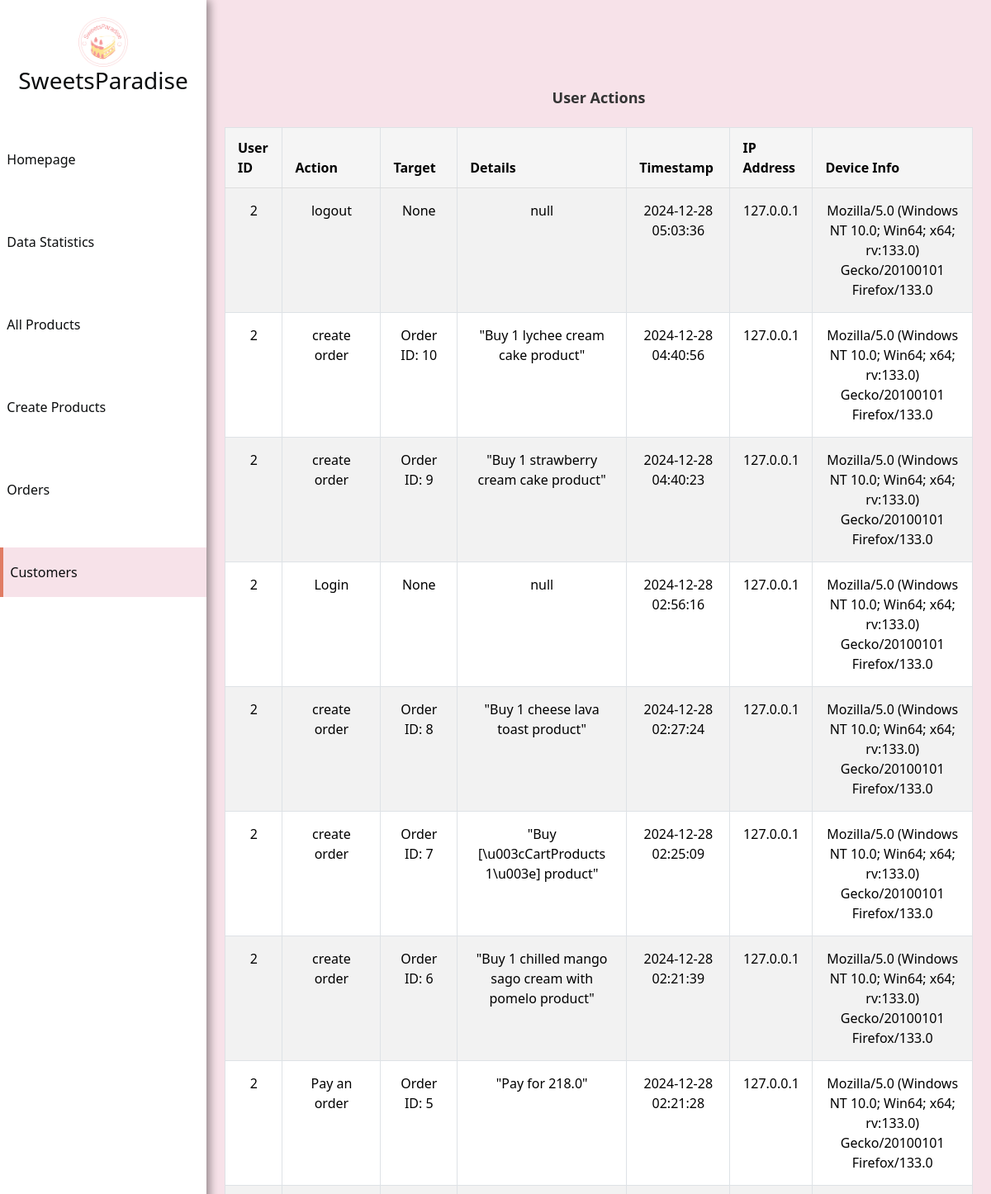
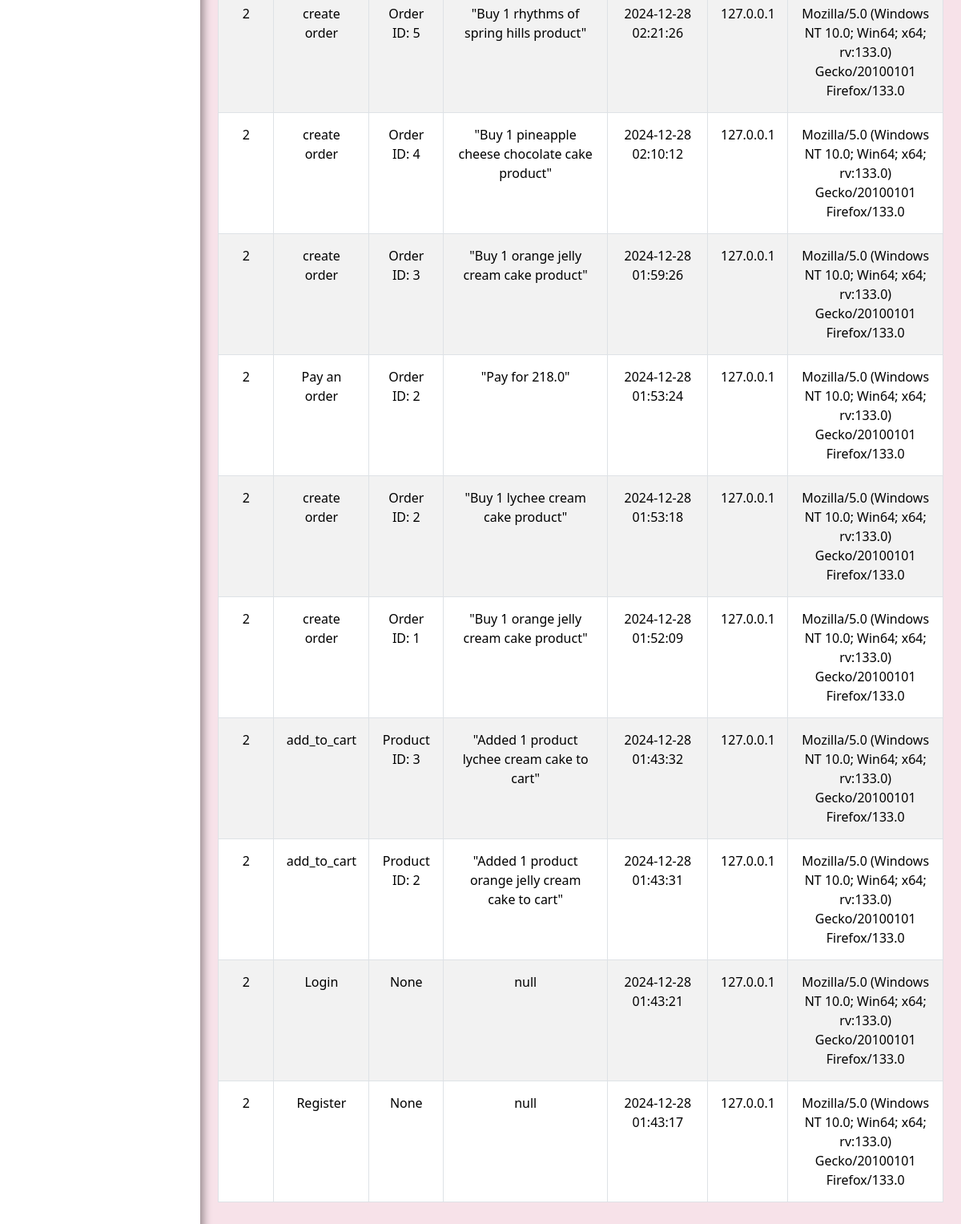
Screenshot of /admin/customers/2 (signed in) with the database file from the repository (2 pictures, top to bottom).
### app/models.py (models this page shows, shortened)
class UserAction(db.Model):
    id = db.Column(db.Integer, primary_key=True)
    user_id = db.Column(db.Integer, db.ForeignKey('user.id'), nullable=False)  # 外键，关联到用户表
    action = db.Column(db.String(100), nullable=False)  # 操作类型
    target = db.Column(db.Integer, nullable=True)  # 操作目标ID（例如产品ID）
    details = db.Column(db.JSON, nullable=True)  # 存储操作的详细信息
    timestamp = db.Column(db.DateTime, default=datetime.utcnow)  # 操作时间
    ip_address = db.Column(db.String(50), nullable=True)  # 用户IP地址
    device_info = db.Column(db.String(255), nullable=True)  # 设备信息（例如浏览器、操作系统等）

### app/views.py (the view)
@app.route('/admin/customers/<int:user_id>', methods=['GET', 'POST'])
@login_required
@admin_required
def user_action(user_id):
    action = UserAction.query.filter_by(user_id=user_id).order_by(UserAction.timestamp.desc()).all()
    return render_template('user_action.html', action=action)

### app/__init__.py (called while the page is built)
@login_manager.user_loader
def load_user(user_id):
    return User.query.get(int(user_id))

### app/views.py (called while the page is built)
def admin_required(f):
    @wraps(f)
    def decorated_function(*args, **kwargs):
        if not current_user.is_admin:
            flash('You do not have permission to view this page.', 'danger')  # 提示信息
            return redirect(url_for('home'))  # 跳转到首页或其他页面
        return f(*args, **kwargs)  # 如果是管理员，则继续执行视图函数
    return decorated_function

### app/templates/user_action.html (shortened to what this page needs)
<!DOCTYPE html>
<html lang="en">
<head>
    <link rel="stylesheet" href="{{ url_for('static', filename='lib/bootstrap-5.3.2-dist/css/bootstrap.css') }}">
    <link rel="stylesheet" href="{{ url_for('static', filename='css/main.css') }}">
</head>
<body id="admin">
<nav id="sidebar">
    <div class="sidebar-header">
        <img src="{{ url_for('static', filename='img/logo.png') }}" alt="Logo_todolist" class="d-inline-block, align-text-top">
        <h3>SweetsParadise</h3>
    </div>
    <ul class="list-unstyled components">
        <li class="big_nav">
            <a href="{{url_for('index')}}" class="nav-link">
                &nbsp;&nbsp;Homepage
            </a>
        </li>
        <li class="big_nav">
            <a href="{{url_for('product_sales_data')}}" class="nav-link">
                &nbsp;&nbsp;Data Statistics
            </a>
        </li>
        <li class="big_nav">
            <a href="{{url_for('edit_product')}}" class="nav-link">
                &nbsp;&nbsp;All Products
            </a>
        </li>
        <li class="big_nav">
            <a href="{{url_for('create')}}" class="nav-link">
                &nbsp;&nbsp;Create Products
            </a>
        </li>
        <li class="big_nav">
            <a href="{{url_for('order_admin', category='ALL')}}" class="nav-link">
                &nbsp;&nbsp;Orders
            </a>
        </li>
        <li class="big_nav active">
            <a href="{{url_for('customers')}}" class="nav-link">
                &nbsp;&nbsp;Customers
            </a>
        </li>
    </ul>
</nav>
<main id="content">
    <div class="container my-5">
    <h2 class="text-center mb-4">User Actions</h2>
    <table class="table table-striped table-bordered table-hover">
        <thead class="thead-dark">
            <tr>
                <th>User ID</th>
                <th>Action</th>
                <th>Target</th>
                <th>Details</th>
                <th>Timestamp</th>
                <th>IP Address</th>
                <th>Device Info</th>
            </tr>
        </thead>
        <tbody>
            {% for action in action %}
                <tr>
                    <td>{{ action.user_id }}</td>
                    <td>{{ action.action }}</td>
                    <td>{{ action.target }}</td>
                    <td>{{ action.details | tojson }}</td>
                    <td>{{ action.timestamp.strftime('%Y-%m-%d %H:%M:%S') }}</td>
                    <td>{{ action.ip_address }}</td>
                    <td>{{ action.device_info }}</td>
                </tr>
            {% endfor %}
        </tbody>
    </table>
</div>
</main>
</body>
</html>

### app/static/css/main.css (style rules this page uses)
body { padding-top: 110px; }
a { text-decoration: none; color: inherit; display: block; }
#cart .table th, .table td { padding: 15px; text-align: center; }
h2 { margin-top: 20px; font-size: 18px; color: #333; font-weight: bolder; text-align: center; }
#order_page th, td { padding: 12px 15px; text-align: left; border-bottom: 1px solid #ddd; }
#admin { padding-top: 0; }
#sidebar { display: flex; flex-direction: column; justify-content: space-between; width: 250px; height: 100vh; position: fixed; top: 0; left: 0; z-index: 1030; transition: transform 0.3s ease; background-color: white; overflow-y: auto; }
ul.components { padding: 20px; flex-grow: 1; }
#sidebar { box-shadow: 4px 0 10px rgba(0, 0, 0, 0.4); }
#sidebar .sidebar-header { padding: 20px; color: rgba(6, 8, 9, 0.98); text-align: center; }
#sidebar .sidebar-header img { width: 60px; }
#sidebar ul.components { padding: 0; background-color: white; }
.big_nav { padding: 20px 0; text-align: center; }
#sidebar ul li a { color: rgba(6, 8, 9, 0.98); text-decoration: none; display: flex; height: 40px; align-items: center; justify-content: left; padding: 30px 0; }
#sidebar ul li a:hover, #sidebar ul li.active a { color: rgba(6, 8, 9, 0.98); background: rgba(217, 124, 155, 0.22); border-left: 4px solid #e07c64; }
#content { margin-left: 250px; transition: filter 0.3s ease; height: 100vh; }
@media (min-width: 900px) { #sidebar { transform: translateX(0); } }
@media (min-width: 900px) { #content { margin-left: 250px; } }
#content { background-color: rgba(217, 124, 155, 0.22); padding: 60px 10px 10px; overflow: auto; }
#content table { width: 100%; border-collapse: collapse; margin-top: 10px; }
#content th, td { padding: 12px 15px; text-align: left; border-bottom: 1px solid #ddd; }
#content th { background-color: #f5f5f5; }

### rows the page displays
UserAction: user_id "2", action "logout", target "None", details|tojson "null", timestamp "2024-12-28 05:03:36", ip_address "127.0.0.1", device_info "Mozilla/5.0 (Windows NT 10.0; Win64; x64; rv:133.0) Gecko/20100101 Firefox/133.0"
UserAction: user_id "2", action "create order", target "Order ID: 10", details|tojson "\"Buy 1 lychee cream cake product\"", timestamp "2024-12-28 04:40:56", ip_address "127.0.0.1", device_info "Mozilla/5.0 (Windows NT 10.0; Win64; x64; rv:133.0) Gecko/20100101 Firefox/133.0"
UserAction: user_id "2", action "create order", target "Order ID: 9", details|tojson "\"Buy 1 strawberry cream cake product\"", timestamp "2024-12-28 04:40:23", ip_address "127.0.0.1", device_info "Mozilla/5.0 (Windows NT 10.0; Win64; x64; rv:133.0) Gecko/20100101 Firefox/133.0"
UserAction: user_id "2", action "Login", target "None", details|tojson "null", timestamp "2024-12-28 02:56:16", ip_address "127.0.0.1", device_info "Mozilla/5.0 (Windows NT 10.0; Win64; x64; rv:133.0) Gecko/20100101 Firefox/133.0"
UserAction: user_id "2", action "create order", target "Order ID: 8", details|tojson "\"Buy 1 cheese lava toast product\"", timestamp "2024-12-28 02:27:24", ip_address "127.0.0.1", device_info "Mozilla/5.0 (Windows NT 10.0; Win64; x64; rv:133.0) Gecko/20100101 Firefox/133.0"
UserAction: user_id "2", action "create order", target "Order ID: 7", details|tojson "\"Buy [\\u003cCartProducts 1\\u003e] product\"", timestamp "2024-12-28 02:25:09", ip_address "127.0.0.1", device_info "Mozilla/5.0 (Windows NT 10.0; Win64; x64; rv:133.0) Gecko/20100101 Firefox/133.0"
UserAction: user_id "2", action "create order", target "Order ID: 6", details|tojson "\"Buy 1 chilled mango sago cream with pomelo product\"", timestamp "2024-12-28 02:21:39", ip_address "127.0.0.1", device_info "Mozilla/5.0 (Windows NT 10.0; Win64; x64; rv:133.0) Gecko/20100101 Firefox/133.0"
UserAction: user_id "2", action "Pay an order", target "Order ID: 5", details|tojson "\"Pay for 218.0\"", timestamp "2024-12-28 02:21:28", ip_address "127.0.0.1", device_info "Mozilla/5.0 (Windows NT 10.0; Win64; x64; rv:133.0) Gecko/20100101 Firefox/133.0"
UserAction: user_id "2", action "create order", target "Order ID: 5", details|tojson "\"Buy 1 rhythms of spring hills product\"", timestamp "2024-12-28 02:21:26", ip_address "127.0.0.1", device_info "Mozilla/5.0 (Windows NT 10.0; Win64; x64; rv:133.0) Gecko/20100101 Firefox/133.0"
UserAction: user_id "2", action "create order", target "Order ID: 4", details|tojson "\"Buy 1 pineapple cheese chocolate cake product\"", timestamp "2024-12-28 02:10:12", ip_address "127.0.0.1", device_info "Mozilla/5.0 (Windows NT 10.0; Win64; x64; rv:133.0) Gecko/20100101 Firefox/133.0"
UserAction: user_id "2", action "create order", target "Order ID: 3", details|tojson "\"Buy 1 orange jelly cream cake product\"", timestamp "2024-12-28 01:59:26", ip_address "127.0.0.1", device_info "Mozilla/5.0 (Windows NT 10.0; Win64; x64; rv:133.0) Gecko/20100101 Firefox/133.0"
UserAction: user_id "2", action "Pay an order", target "Order ID: 2", details|tojson "\"Pay for 218.0\"", timestamp "2024-12-28 01:53:24", ip_address "127.0.0.1", device_info "Mozilla/5.0 (Windows NT 10.0; Win64; x64; rv:133.0) Gecko/20100101 Firefox/133.0"
UserAction: user_id "2", action "create order", target "Order ID: 2", details|tojson "\"Buy 1 lychee cream cake product\"", timestamp "2024-12-28 01:53:18", ip_address "127.0.0.1", device_info "Mozilla/5.0 (Windows NT 10.0; Win64; x64; rv:133.0) Gecko/20100101 Firefox/133.0"
UserAction: user_id "2", action "create order", target "Order ID: 1", details|tojson "\"Buy 1 orange jelly cream cake product\"", timestamp "2024-12-28 01:52:09", ip_address "127.0.0.1", device_info "Mozilla/5.0 (Windows NT 10.0; Win64; x64; rv:133.0) Gecko/20100101 Firefox/133.0"
UserAction: user_id "2", action "add_to_cart", target "Product ID: 3", details|tojson "\"Added 1 product lychee cream cake to cart\"", timestamp "2024-12-28 01:43:32", ip_address "127.0.0.1", device_info "Mozilla/5.0 (Windows NT 10.0; Win64; x64; rv:133.0) Gecko/20100101 Firefox/133.0"
UserAction: user_id "2", action "add_to_cart", target "Product ID: 2", details|tojson "\"Added 1 product orange jelly cream cake to cart\"", timestamp "2024-12-28 01:43:31", ip_address "127.0.0.1", device_info "Mozilla/5.0 (Windows NT 10.0; Win64; x64; rv:133.0) Gecko/20100101 Firefox/133.0"
UserAction: user_id "2", action "Login", target "None", details|tojson "null", timestamp "2024-12-28 01:43:21", ip_address "127.0.0.1", device_info "Mozilla/5.0 (Windows NT 10.0; Win64; x64; rv:133.0) Gecko/20100101 Firefox/133.0"
UserAction: user_id "2", action "Register", target "None", details|tojson "null", timestamp "2024-12-28 01:43:17", ip_address "127.0.0.1", device_info "Mozilla/5.0 (Windows NT 10.0; Win64; x64; rv:133.0) Gecko/20100101 Firefox/133.0"
